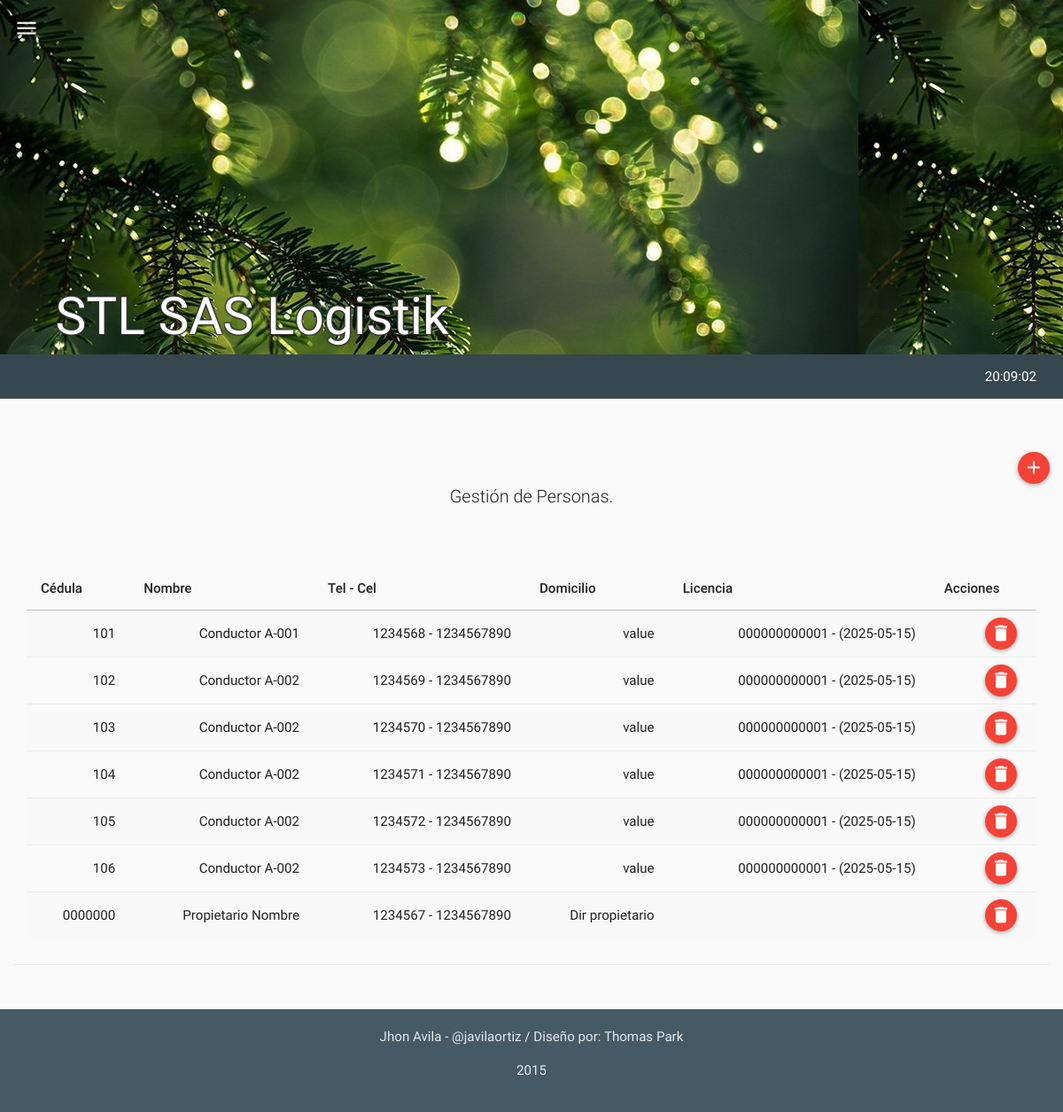
The app's page /mods/personas/personas.php (signed in) with its own data.
### tables this page shows
CREATE TABLE IF NOT EXISTS `tbl_personas` (
  `pe_id` int(11) NOT NULL,
  `pe_nombre` varchar(60) NOT NULL,
  `pe_tel` varchar(60) NOT NULL,
  `pe_cedula` varchar(20) NOT NULL,
  `pe_licencia` varchar(60) NOT NULL,
  `pe_licencia_vigencia` date NOT NULL,
  `pe_dir` varchar(80) NOT NULL,
  `pe_cel` varchar(60) NOT NULL,
  `pe_tipo` int(11) NOT NULL COMMENT '1="propietario" 2="conductor" 3="ambas"',
  `pe_ve_id` int(11) NOT NULL,
  `pe_f1` int(15) NOT NULL,
  `pe_f2` int(15) NOT NULL,
  `pe_f3` int(15) NOT NULL,
  `pe_timestamp` timestamp NOT NULL DEFAULT CURRENT_TIMESTAMP ON UPDATE CURRENT_TIMESTAMP,
  `pe_created` int(11) NOT NULL,
  `pe_estado` int(11) NOT NULL
);

### php/personas.php (the view, shortened to what this page needs)
<?php
class personas{
  function get_personas(){
    $rt = new route();
    if(isset($_SESSION["ses_id"])){
      $qry='SELECT * FROM tbl_personas
            WHERE pe_estado BETWEEN 1 AND 2 ORDER BY pe_nombre ASC';
      $res = mysql_query($qry);
      $item =" ";
      $script ="<script>$(document).ready(function(){";
      while($row_res = mysql_fetch_assoc($res)) {
        if ($row_res["pe_tipo"]==1) {$lic = '';}
        else{$lic = $row_res["pe_licencia"].' - ('.$row_res["pe_licencia_vigencia"].')';}
        $item.='
              <tr id="'.$row_res["pe_cedula"].'">
                <td>'.$row_res["pe_cedula"].'</td>
                <td>'.$row_res["pe_nombre"].'</td>
                <td>'.$row_res["pe_tel"].' - '.$row_res["pe_cel"].'</td>
                <td>'.$row_res["pe_dir"].'</td>
                <td>'.$lic.'</td>
                <td>
                  <div id="edt-button" style="display:none;" onclick="" class="btn btn-floating-mini btn-success" title="Modificar"><i class="md  md-edit"></i></div>
                  <div id="del-button" onclick="" class="btn btn-floating-mini btn-danger" title="Borrar"><i class="md  md-delete"></i></div>
                </td>
              </tr>
        ';
        $script.='$("#'.$row_res["pe_cedula"].'").addClass();';
      }
      $script.='});</script>';
    }
    else{$rt->routing($rt->path("login"));}
    $html='
          <table class="table table-striped table-hover ">
            <thead>
              <tr>
                <th>Cédula</th>
                <th>Nombre</th>
                <th>Tel - Cel</th>
                <th>Domicilio</th>
                <th>Licencia</th>
                <th>Acciones</th>
              </tr>
            </thead>
            <tbody>
              '.$item.'
            </tbody>
          </table>
    ';
    return $script.$html;
  }
}
?>

### records on screen
tbl_personas: pe_cedula "101", pe_nombre "Conductor A-001", pe_tel "1234568", pe_cel "1234567890", pe_dir "value", lic "000000000001 - (2025-05-15)"
tbl_personas: pe_cedula "102", pe_nombre "Conductor A-002", pe_tel "1234569", pe_cel "1234567890", pe_dir "value", lic "000000000001 - (2025-05-15)"
tbl_personas: pe_cedula "103", pe_nombre "Conductor A-002", pe_tel "1234570", pe_cel "1234567890", pe_dir "value", lic "000000000001 - (2025-05-15)"
tbl_personas: pe_cedula "104", pe_nombre "Conductor A-002", pe_tel "1234571", pe_cel "1234567890", pe_dir "value", lic "000000000001 - (2025-05-15)"
tbl_personas: pe_cedula "105", pe_nombre "Conductor A-002", pe_tel "1234572", pe_cel "1234567890", pe_dir "value", lic "000000000001 - (2025-05-15)"
tbl_personas: pe_cedula "106", pe_nombre "Conductor A-002", pe_tel "1234573", pe_cel "1234567890", pe_dir "value", lic "000000000001 - (2025-05-15)"
tbl_personas: pe_cedula "0000000", pe_nombre "Propietario Nombre", pe_tel "1234567", pe_cel "1234567890", pe_dir "Dir propietario"
